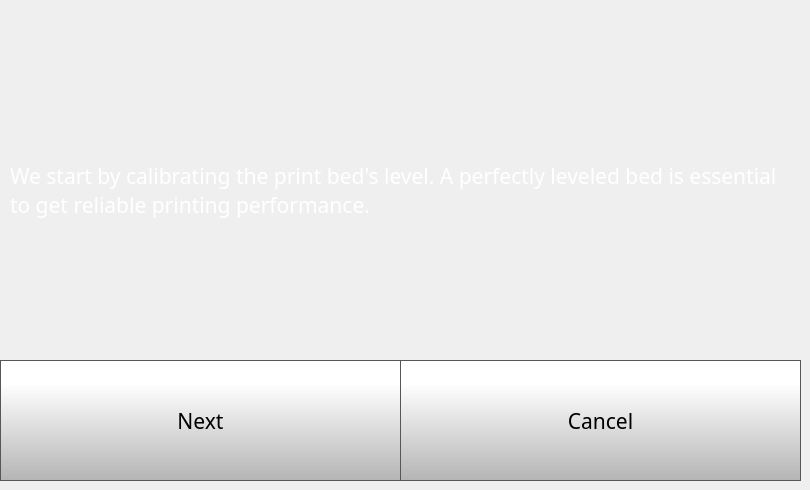
   <widget class="QWidget" name="quickStep1Page">
    <widget class="QPushButton" name="quickStep1NextButton">
     <property name="geometry">
      <rect>
       <x>0</x>
       <y>360</y>
       <width>401</width>
       <height>121</height>
      </rect>
     </property>
     <property name="font">
      <font>
       <family>Gotham</family>
       <pointsize>16</pointsize>
      </font>
     </property>
     <property name="styleSheet">
      <string notr="true">QPushButton {
     border: 1px solid rgb(87, 87, 87);
	background-color: qlineargradient(spread:pad, x1:0, y1:1, x2:0, y2:0.188, stop:0 rgba(180, 180, 180, 255), stop:1 rgba(255, 255, 255, 255));


}

QPushButton:pressed {
    background-color: qlineargradient(x1: 0, y1: 0, x2: 0, y2: 1,
                                      stop: 0 #dadbde, stop: 1 #f6f7fa);
}

QPushButton:flat {
    border: none; /* no border for a flat push button */
}

QPushButton:default {
    border-color: navy; /* make the default button prominent */
}

QPushButton:focus {
	outline: none;
}</string>
     </property>
     <property name="text">
      <string>Next</string>
     </property>
     <property name="iconSize">
      <size>
       <width>40</width>
       <height>40</height>
      </size>
     </property>
    </widget>
    <widget class="QLabel" name="calibrateLabel_6">
     <property name="geometry">
      <rect>
       <x>10</x>
       <y>90</y>
       <width>781</width>
       <height>201</height>
      </rect>
     </property>
     <property name="font">
      <font>
       <family>Gotham</family>
       <pointsize>16</pointsize>
       <weight>50</weight>
       <bold>false</bold>
      </font>
     </property>
     <property name="styleSheet">
      <string notr="true">color: rgb(255, 255, 255);</string>
     </property>
     <property name="text">
      <string>We start by calibrating the print bed's level. A perfectly leveled bed is essential to get reliable printing performance.</string>
     </property>
     <property name="wordWrap">
      <bool>true</bool>
     </property>
    </widget>
    <widget class="QPushButton" name="quickStep1CancelButton">
     <property name="geometry">
      <rect>
       <x>400</x>
       <y>360</y>
       <width>401</width>
       <height>121</height>
      </rect>
     </property>
     <property name="font">
      <font>
       <family>Gotham</family>
       <pointsize>16</pointsize>
      </font>
     </property>
     <property name="styleSheet">
      <string notr="true">QPushButton {
     border: 1px solid rgb(87, 87, 87);
	background-color: qlineargradient(spread:pad, x1:0, y1:1, x2:0, y2:0.188, stop:0 rgba(180, 180, 180, 255), stop:1 rgba(255, 255, 255, 255));


}

QPushButton:pressed {
    background-color: qlineargradient(x1: 0, y1: 0, x2: 0, y2: 1,
                                      stop: 0 #dadbde, stop: 1 #f6f7fa);
}

QPushButton:flat {
    border: none; /* no border for a flat push button */
}

QPushButton:default {
    border-color: navy; /* make the default button prominent */
}

QPushButton:focus {
	outline: none;
}</string>
     </property>
     <property name="text">
      <string>Cancel</string>
     </property>
     <property name="iconSize">
      <size>
       <width>40</width>
       <height>40</height>
      </size>
     </property>
    </widget>
   </widget>
